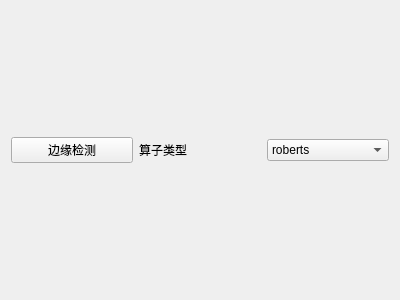
<?xml version="1.0" encoding="UTF-8"?>
<ui version="4.0">
 <class>Form_edge</class>
 <widget class="QWidget" name="Form_edge">
  <property name="geometry">
   <rect>
    <x>0</x>
    <y>0</y>
    <width>400</width>
    <height>300</height>
   </rect>
  </property>
  <property name="windowTitle">
   <string>Form</string>
  </property>
  <layout class="QHBoxLayout" name="horizontalLayout_2">
   <item>
    <layout class="QHBoxLayout" name="horizontalLayout">
     <item>
      <widget class="QPushButton" name="pushButton">
       <property name="text">
        <string>边缘检测</string>
       </property>
      </widget>
     </item>
     <item>
      <widget class="QLabel" name="label">
       <property name="text">
        <string>算子类型</string>
       </property>
      </widget>
     </item>
     <item>
      <widget class="QComboBox" name="comboBox">
       <item>
        <property name="text">
         <string>roberts</string>
        </property>
       </item>
       <item>
        <property name="text">
         <string>prewitt</string>
        </property>
       </item>
       <item>
        <property name="text">
         <string>sobel</string>
        </property>
       </item>
       <item>
        <property name="text">
         <string>log</string>
        </property>
       </item>
      </widget>
     </item>
    </layout>
   </item>
  </layout>
 </widget>
 <resources/>
 <connections/>
</ui>
